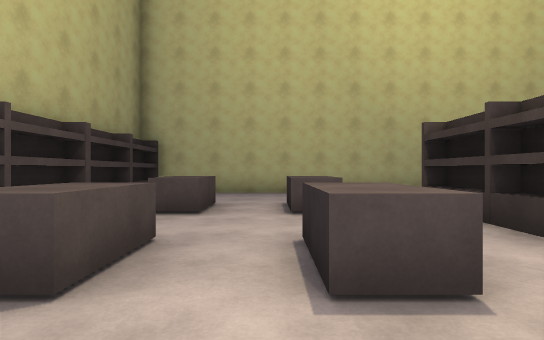
view 1 (above)

23 first-person views from a walk through a Unity game level. The camera is 1.3 m above the floor, looks level and sees 80° across. The floor is counted in squares, 2 m on a side. Each view is taken from the middle of a square. On the plan, view 1 faces up. The plan holds only what a view shows up to about 10 squares ahead; the rest is blank. Surface patterns are stand-ins for the level's own textures.

view 2
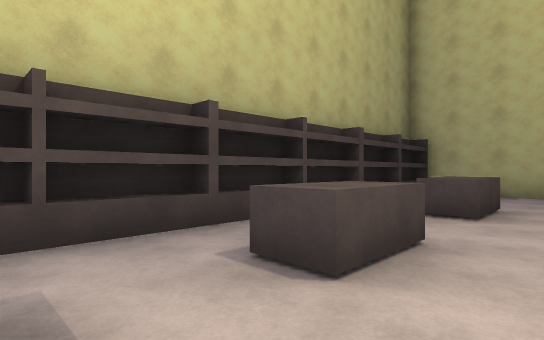

view 3
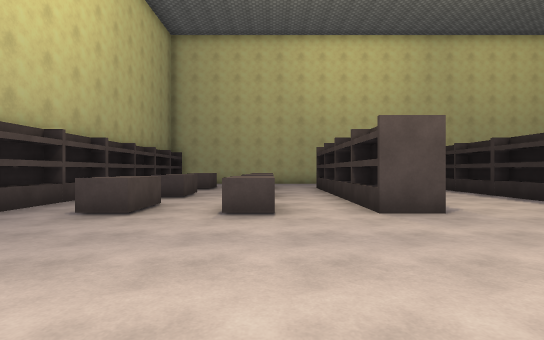

view 4
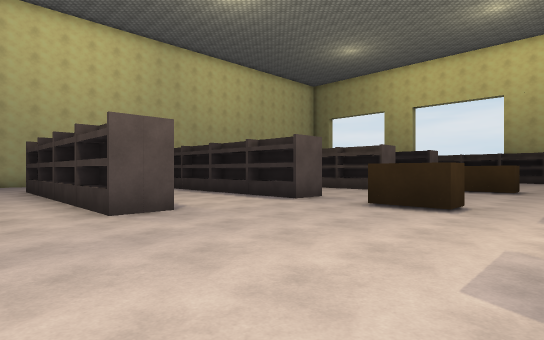

view 5
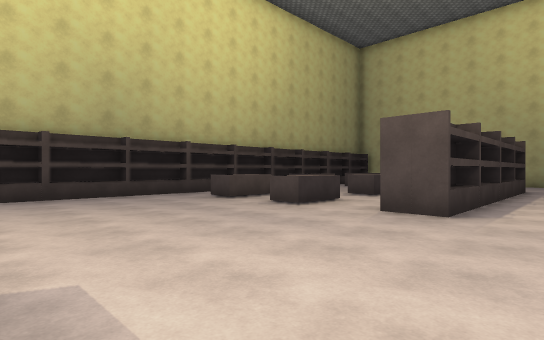

view 6
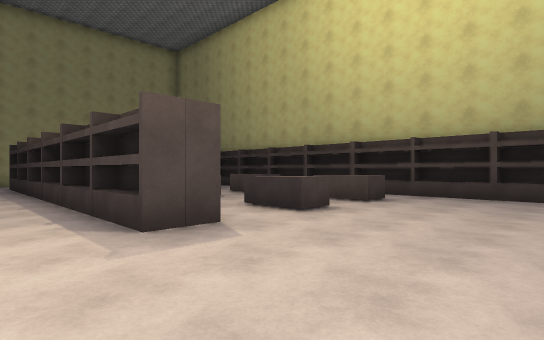

view 7
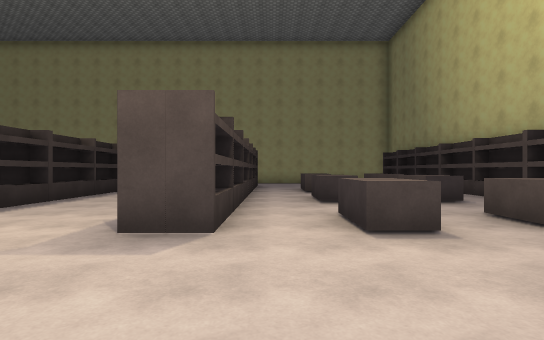

view 8
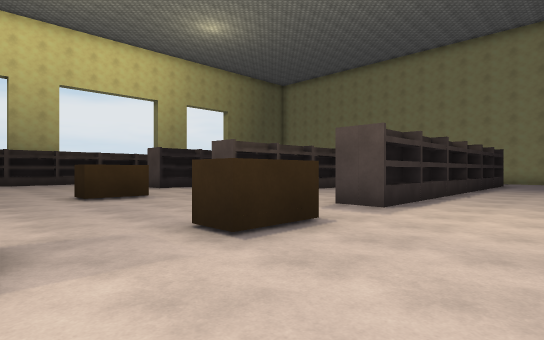

view 9
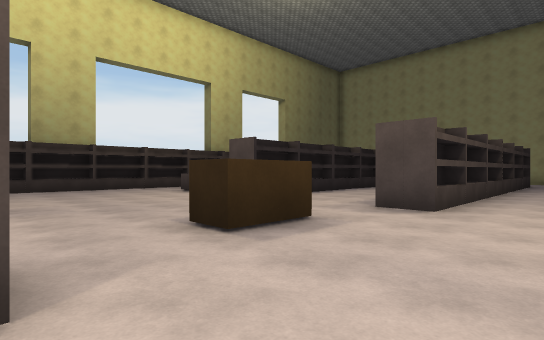

view 10
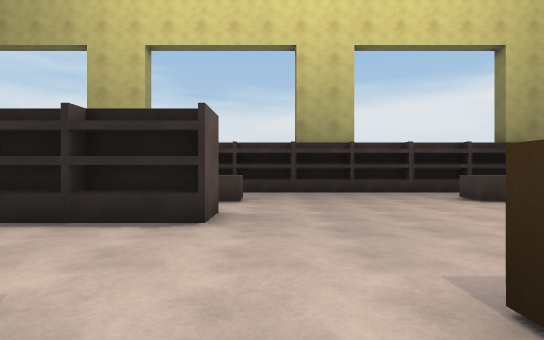

view 11
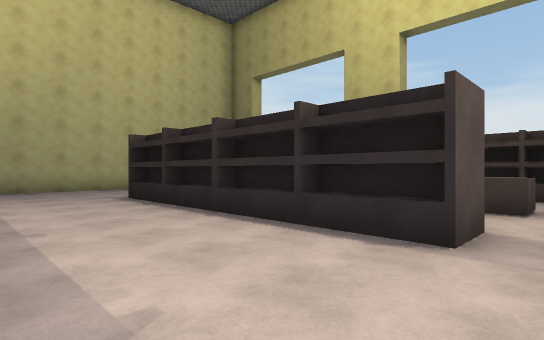

view 12
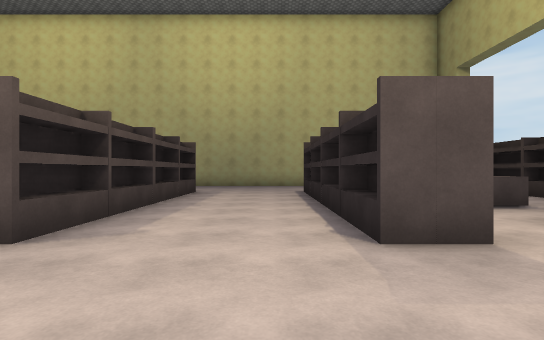

view 13
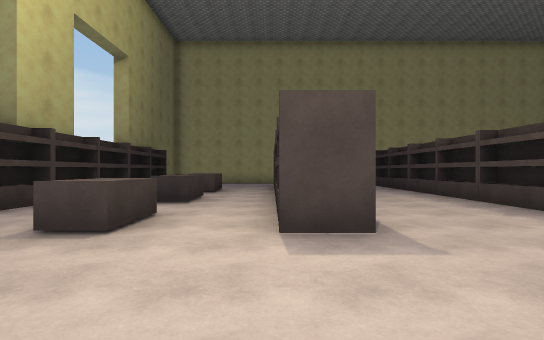

view 14
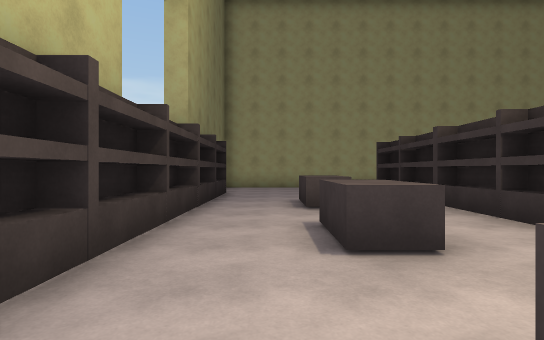

view 15
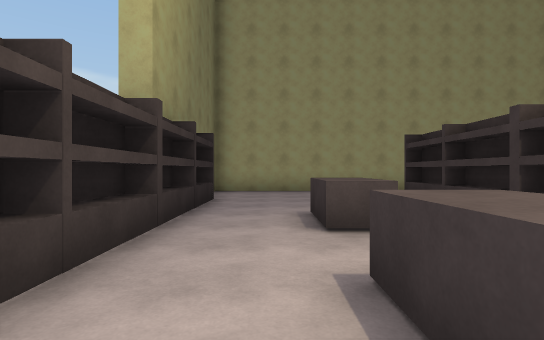

view 16
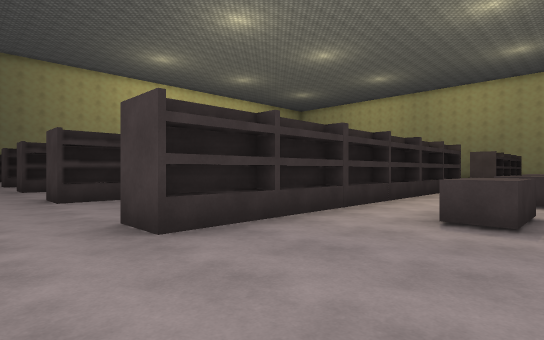

view 17
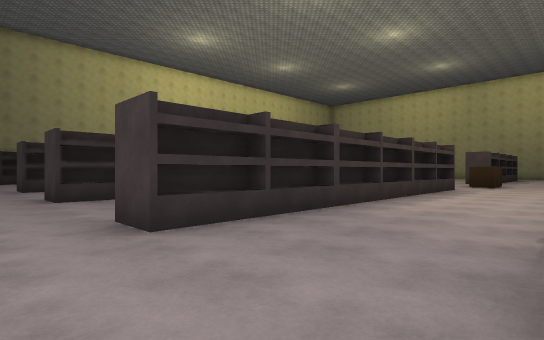

view 18
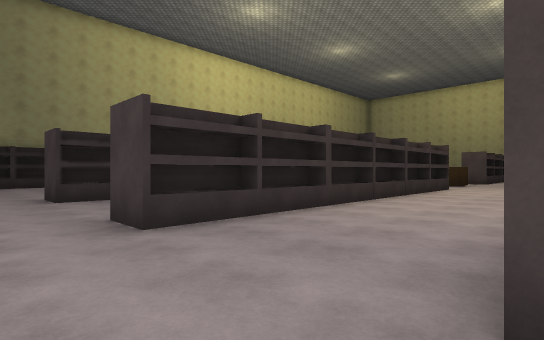

view 19
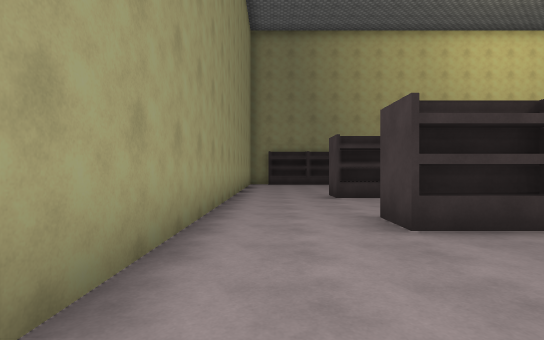

view 20
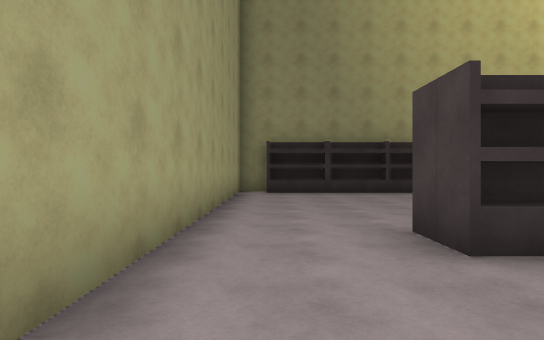

view 21
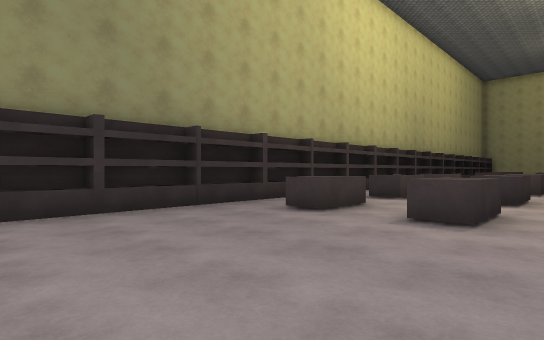

view 22
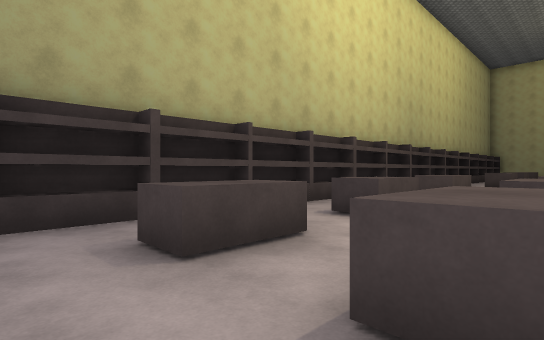

view 23
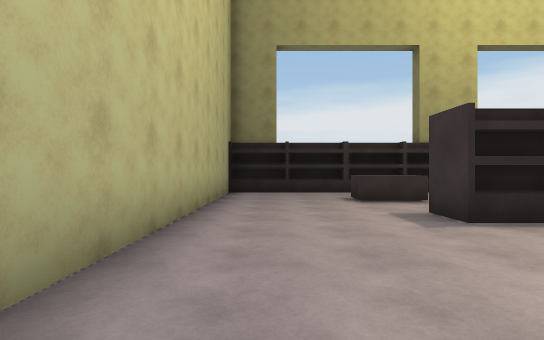

### Floor plan
Key: @ floor where view 1 was taken; # wall or solid block; . floor; ^ raised ledge; S shelf; B basket; O other object.
Columns run from 4 left of view 1 to 21 right of it. Each row starts with its distance up from view 1.
 10  ########        #########
  9 #  ..           .........#
  8 #S ..          ..........S
  7 #  ..           .........S
  6 #S.^.^...       ......^..#
  5 #S.^.^.S.      S...SS.^  S
  4 #......S.      S...SS    #
  3 #S.^.^.S.      S...S   ..S
  2 #..^.^.S...S   S...S  ^.
  1 #S.....S...S   S...S ..
  0 #S.^@^.S...S   S...SS.^  S
 -1 #..^.^.S...S...S...SS.^..#
 -2 #S.......................S
 -3 #..........B....O........S
 -4 #S.........B....O........#
 -5 #S.......................S
 -6 #........................#
 -7 #S.^.^.S...S...S...SS.^..S
 -8 #  ....S...S...S...SS....#
 -9 #S.....S...S...S...SS....S
-10 #S.^.^.S...S...S... S.^..S
-11 #..^.^.S...S...S... S.^..#
-12 #S.....S...S...S... S....S
-13 #..^.^.S...S...S... S.^..#
-14 #S.....S.. S...O... S....S
-15 #......S.  S...S...SS....S
-16 #S.....S...S...S...SS....#
-17 #S.......................
-18 #........................
-19 ###############    #######

Where each view was taken, in squares from view 1:
view 1: 0 up, 0 right, facing up
view 2: 0 up, 0 right, facing up-left
view 3: 6 down, 1 right, facing up
view 4: 6 down, 1 right, facing up-right
view 5: 6 down, 5 right, facing up-left
view 6: 3 down, 5 right, facing down-left
view 7: 3 down, 2 right, facing down
view 8: 1 down, 4 right, facing down-right
view 9: 1 down, 9 right, facing down-right
view 10: 2 down, 11 right, facing right
view 11: 2 down, 12 right, facing up-right
view 12: 4 down, 14 right, facing up
view 13: 3 down, 16 right, facing down
view 14: 7 down, 19 right, facing down
view 15: 9 down, 19 right, facing down
view 16: 18 down, 19 right, facing up-left
view 17: 18 down, 15 right, facing up-left
view 18: 18 down, 11 right, facing up-left
view 19: 18 down, 11 right, facing left
view 20: 18 down, 6 right, facing left
view 21: 18 down, 2 right, facing up-left
view 22: 15 down, 1 right, facing up-left
view 23: 8 up, 11 right, facing right
